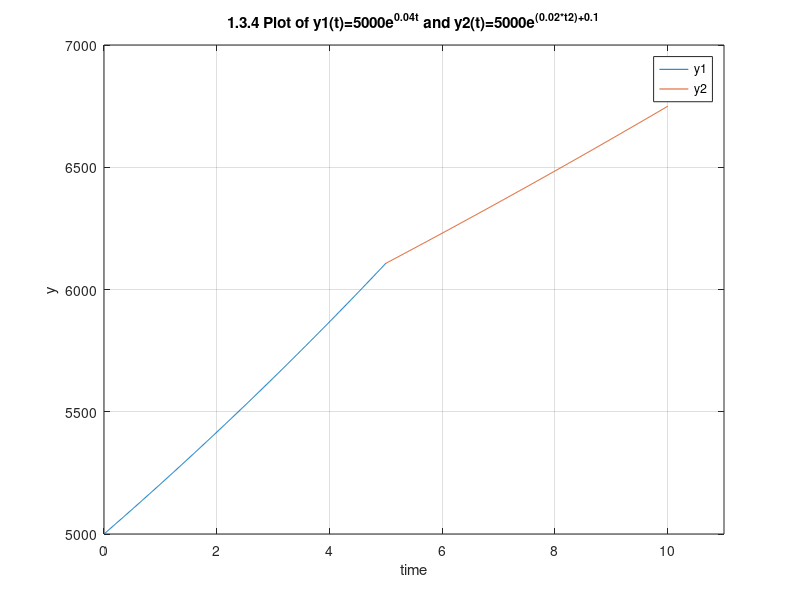

Write MATLAB code to recreate this figure.
% 1.3.4 Change problem 3 to start with $5000 growing at dy/dt = 0.04y for
% the first 5 years. Then drop to a = 0.02 until t = 10. What is now the
% account balanace at t = 10?

t1 = 0.0:0.01:5.0;
t2 = 5.0:0.01:10.0;

y1=5000*exp(0.04*t1);
y2=5000*exp((0.02*t2)+0.1);

plot(t1,y1,t2,y2);
legend("y1", "y2");
ylim([5000 7000]);
xlim([0 11])
grid on;
title("1.3.4 Plot of y1(t)=5000e^{0.04t} and y2(t)=5000e^{(0.02*t2)+0.1}");
xlabel("time");
ylabel("y");